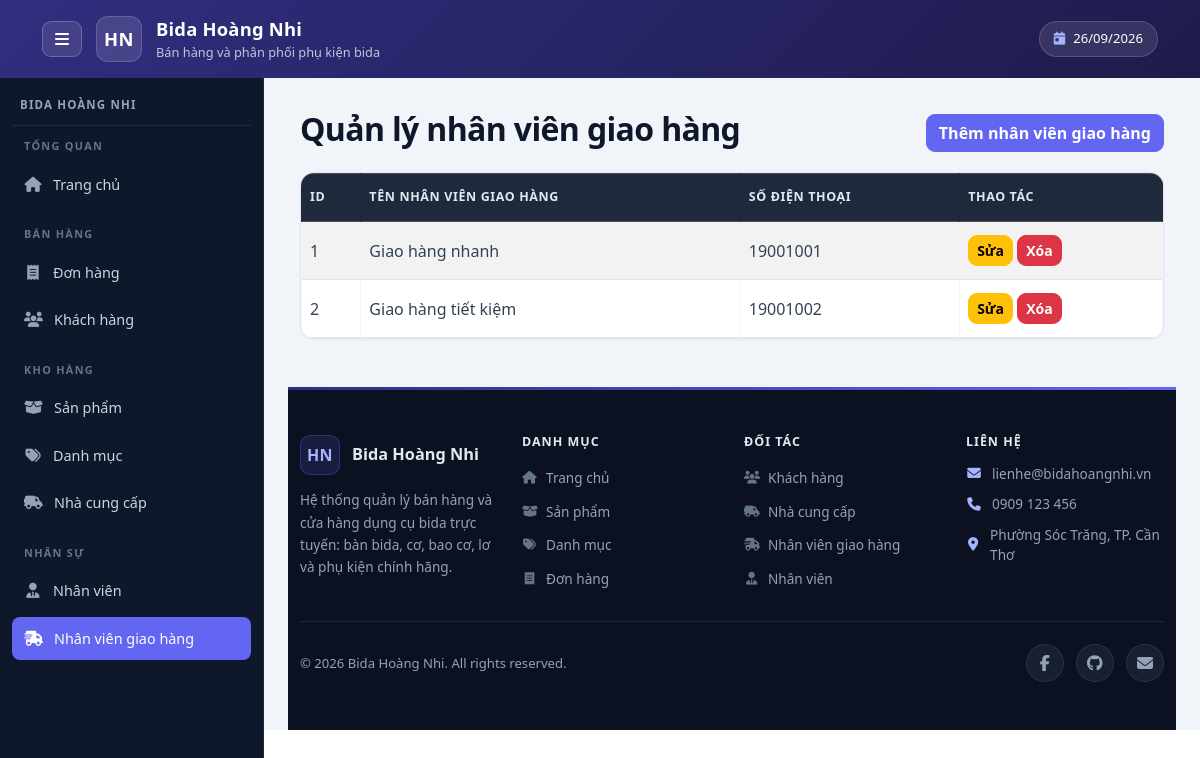
Page /admin/shippers/index.php on the committed database.
### tables this page shows
CREATE TABLE shippers (
    ShipperID INT AUTO_INCREMENT PRIMARY KEY,
    ShipperName VARCHAR(100) NOT NULL,
    Phone VARCHAR(20)
);

### public/admin/shippers/index.php (the view, shortened to what this page needs)
<?php
require_once '/var/www/src/config/database.php';
$sql = "
    SELECT
        ShipperID,
        ShipperName,
        Phone
    FROM shippers
    ORDER BY ShipperID
";
$result = $conn->query($sql);
require_once '/var/www/src/includes/admin/header.php';
require_once '/var/www/src/includes/admin/navbar.php';
?>
<div class="container mt-4">
    <div class="d-flex justify-content-between align-items-center mb-3">
        <h2>Quản lý nhân viên giao hàng</h2>
        <a href="/admin/shippers/create.php" class="btn btn-primary">
            Thêm nhân viên giao hàng
        </a>
    </div>
    <div class="table-responsive">
        <table class="table table-bordered table-striped">
            <thead class="table-dark">
                <tr>
                    <th>ID</th>
                    <th>Tên nhân viên giao hàng</th>
                    <th>Số điện thoại</th>
                    <th>Thao tác</th>
                </tr>
            </thead>
            <tbody>
                <?php if ($result && $result->num_rows > 0): ?>
                    <?php while ($shipper = $result->fetch_assoc()): ?>
                        <tr>
                            <td>
                                <?= htmlspecialchars($shipper['ShipperID']) ?>
                            </td>
                            <td>
                                <?= htmlspecialchars($shipper['ShipperName']) ?>
                            </td>
                            <td>
                                <?= htmlspecialchars($shipper['Phone'] ?? '') ?>
                            </td>
                            <td>
                                <a
                                    href="/admin/shippers/edit.php?id=<?= $shipper['ShipperID'] ?>"
                                    class="btn btn-sm btn-warning"
                                >
                                    Sửa
                                </a>
                                <form
                                    action="/admin/shippers/delete.php"
                                    method="post"
                                    class="d-inline"
                                    onsubmit="return confirm('Bạn có chắc muốn xóa nhân viên giao hàng này?');"
                                >
                                    <button
                                        type="submit"
                                        class="btn btn-sm btn-danger"
                                    >
                                        Xóa
                                    </button>
                                </form>
                            </td>
                        </tr>
                    <?php endwhile; ?>
                <?php endif; ?>
            </tbody>
        </table>
    </div>
</div>
<?php
require_once '/var/www/src/includes/admin/footer.php';

### public/assets/css/admin.css (style rules this page uses)
:root { --admin-header-from: #312E81; --admin-header-to: #1E1B4B; --admin-header-text: #FFFFFF; --admin-header-muted: rgba(255, 255, 255, 0.72); --admin-sidebar-w: 264px; --admin-sidebar-w-collapsed: 76px; --admin-nav-bg: #0F172A; --admin-nav-text: #CBD5E1; --admin-nav-icon: #94A3B8; --admin-nav-group: #64748B; --admin-nav-line: rgba(148, 163, 184, 0.14); --admin-nav-hover-bg: rgba(99, 102, 241, 0.20); --admin-nav-hover-text: #FFFFFF; --admin-nav-hover-icon: #A5B4FC; --admin-nav-active-bg: #6366F1; --admin-nav-active-text: #FFFFFF; --admin-footer-bg: #0B1120; --admin-footer-heading: #E2E8F0; --admin-footer-text: #94A3B8; --admin-footer-line: rgba(148, 163, 184, 0.14); --admin-accent: #6366F1; }
.app-content h2 { color: #0F172A; font-weight: 700; letter-spacing: -0.02em; }
.app-content .table-responsive { overflow-x: auto; overflow-y: hidden; border: 1px solid #E2E8F0; border-radius: 14px; background-color: #FFFFFF; box-shadow: 0 1px 2px rgba(15, 23, 42, 0.05); }
.app-content .table-responsive > .table { margin-bottom: 0; }
.app-content .table > thead.table-dark > tr > th { background-color: #1E293B; color: #E2E8F0; border-color: #1E293B; font-size: 0.78rem; font-weight: 650; letter-spacing: 0.05em; text-transform: uppercase; white-space: nowrap; padding-top: 14px; padding-bottom: 14px; vertical-align: middle; }
.app-content .table > tbody > tr > td { padding-top: 13px; padding-bottom: 13px; vertical-align: middle; color: #334155; border-color: #F1F5F9; }
.app-content .table > tbody > tr { transition: background-color 0.15s ease; }
.app-content .btn { border-radius: 9px; font-weight: 550; transition: transform 0.15s ease, box-shadow 0.15s ease, background-color 0.15s ease, border-color 0.15s ease; }
.app-content .btn-primary { background-color: var(--admin-accent); border-color: var(--admin-accent); }

### rows in the picture
shippers: ShipperID "1", ShipperName "Giao hàng nhanh", Phone "19001001"
shippers: ShipperID "2", ShipperName "Giao hàng tiết kiệm", Phone "19001002"

### other values in the picture
$brand['initials'] "HN"
$appName "Bida Hoàng Nhi"
$appSubtitle "Bán hàng và phân phối phụ kiện bida"
$brand['name'] "BIDA HOÀNG NHI"
$group['title'] "TỔNG QUAN"
$item['label'] "Trang chủ"
$group['title'] "BÁN HÀNG"
$item['label'] "Đơn hàng"
$item['label'] "Khách hàng"
$group['title'] "KHO HÀNG"
$item['label'] "Sản phẩm"
$item['label'] "Danh mục"
$item['label'] "Nhà cung cấp"
$group['title'] "NHÂN SỰ"
$item['label'] "Nhân viên"
